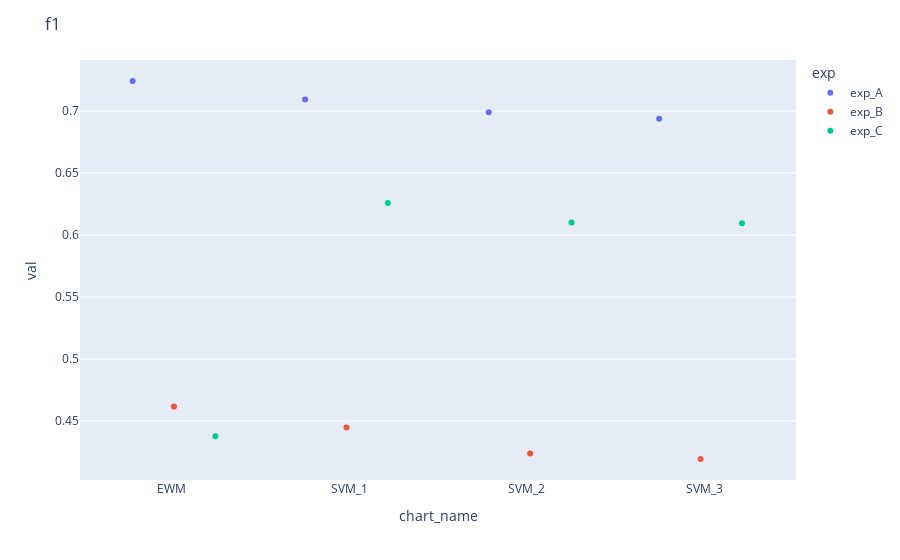
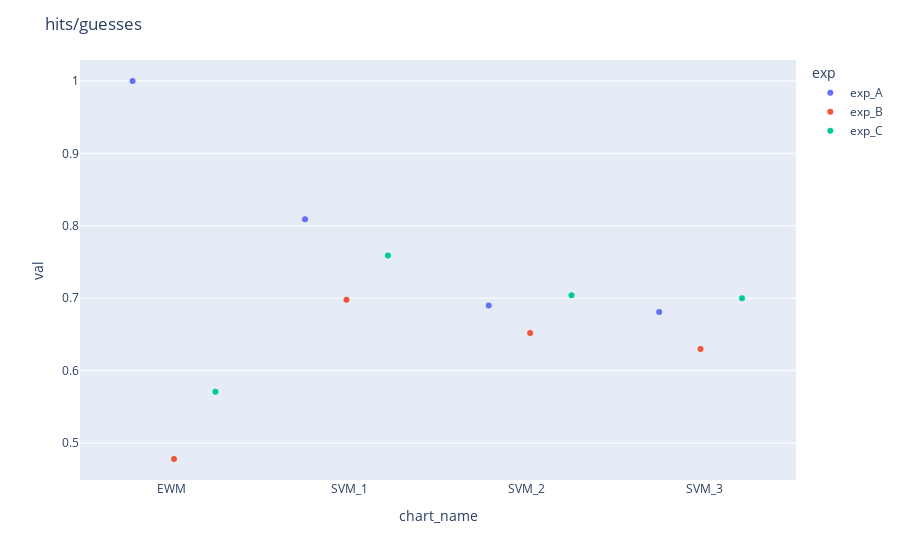
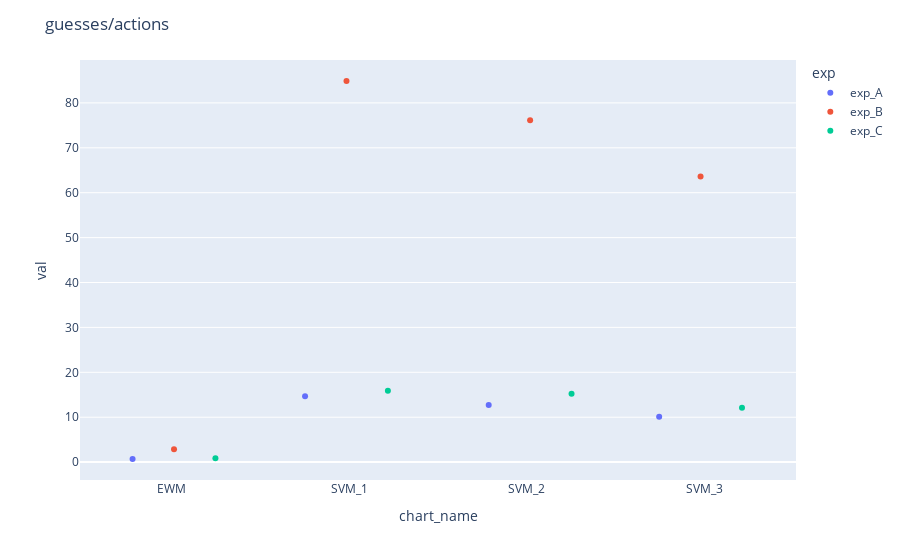
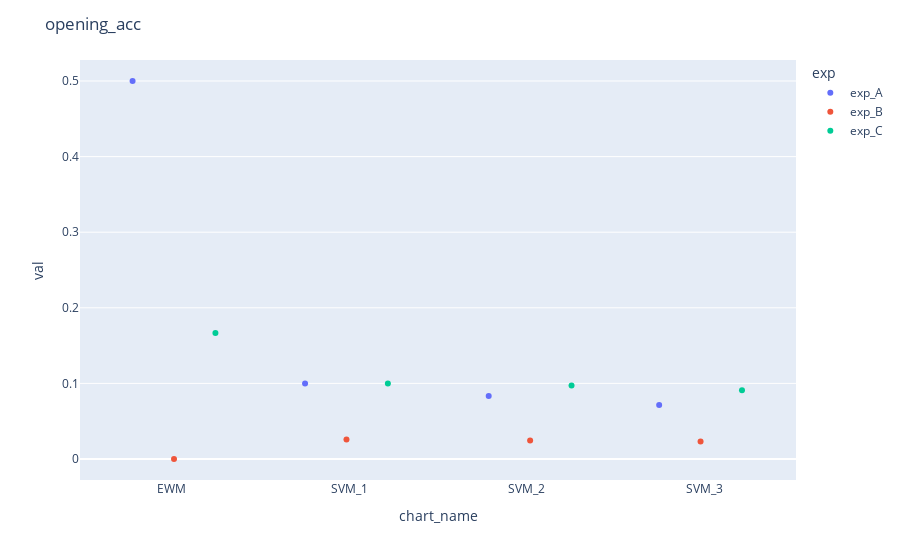

The cell these charts' notebook holds for them, in order:
### Code cell
for k, v in dif_sort_dfs.items():

    fig = px.strip(v, x="chart_name", y="val", color="exp")
    fig.update_layout(title=k)
    fig.show()

### Figure 1 — Plotly figure (JSON) as saved in the notebook; plotly's stock layout.template omitted (floating-point values rounded to 4 significant figures)
{"data": [{"alignmentgroup": "True", "boxpoints": "all", "fillcolor": "rgba(255,255,255,0)", "hoveron": "points", "hovertemplate": "exp=exp_A<br>chart_name=%{x}<br>val=%{y}<extra></extra>", "legendgroup": "exp_A", "line": {"color": "rgba(255,255,255,0)"}, "marker": {"color": "#636efa"}, "name": "exp_A", "offsetgroup": "exp_A", "orientation": "v", "pointpos": 0, "showlegend": true, "type": "box", "x": ["EWM", "SVM_1", "SVM_2", "SVM_3"], "x0": " ", "xaxis": "x", "y": [0.7242, 0.7094, 0.699, 0.6937], "y0": " ", "yaxis": "y"}, {"alignmentgroup": "True", "boxpoints": "all", "fillcolor": "rgba(255,255,255,0)", "hoveron": "points", "hovertemplate": "exp=exp_B<br>chart_name=%{x}<br>val=%{y}<extra></extra>", "legendgroup": "exp_B", "line": {"color": "rgba(255,255,255,0)"}, "marker": {"color": "#EF553B"}, "name": "exp_B", "offsetgroup": "exp_B", "orientation": "v", "pointpos": 0, "showlegend": true, "type": "box", "x": ["EWM", "SVM_1", "SVM_2", "SVM_3"], "x0": " ", "xaxis": "x", "y": [0.4617, 0.4448, 0.4238, 0.4194], "y0": " ", "yaxis": "y"}, {"alignmentgroup": "True", "boxpoints": "all", "fillcolor": "rgba(255,255,255,0)", "hoveron": "points", "hovertemplate": "exp=exp_C<br>chart_name=%{x}<br>val=%{y}<extra></extra>", "legendgroup": "exp_C", "line": {"color": "rgba(255,255,255,0)"}, "marker": {"color": "#00cc96"}, "name": "exp_C", "offsetgroup": "exp_C", "orientation": "v", "pointpos": 0, "showlegend": true, "type": "box", "x": ["EWM", "SVM_1", "SVM_2", "SVM_3"], "x0": " ", "xaxis": "x", "y": [0.4378, 0.6258, 0.6101, 0.6095], "y0": " ", "yaxis": "y"}], "layout": {"boxmode": "group", "legend": {"title": {"text": "exp"}, "tracegroupgap": 0}, "margin": {"t": 60}, "title": {"text": "f1"}, "xaxis": {"anchor": "y", "domain": [0, 1], "title": {"text": "chart_name"}}, "yaxis": {"anchor": "x", "domain": [0, 1], "title": {"text": "val"}}}}

### Figure 2 — Plotly figure (JSON) as saved in the notebook; plotly's stock layout.template omitted (floating-point values rounded to 4 significant figures)
{"data": [{"alignmentgroup": "True", "boxpoints": "all", "fillcolor": "rgba(255,255,255,0)", "hoveron": "points", "hovertemplate": "exp=exp_A<br>chart_name=%{x}<br>val=%{y}<extra></extra>", "legendgroup": "exp_A", "line": {"color": "rgba(255,255,255,0)"}, "marker": {"color": "#636efa"}, "name": "exp_A", "offsetgroup": "exp_A", "orientation": "v", "pointpos": 0, "showlegend": true, "type": "box", "x": ["EWM", "SVM_1", "SVM_2", "SVM_3"], "x0": " ", "xaxis": "x", "y": [1, 0.809, 0.69, 0.681], "y0": " ", "yaxis": "y"}, {"alignmentgroup": "True", "boxpoints": "all", "fillcolor": "rgba(255,255,255,0)", "hoveron": "points", "hovertemplate": "exp=exp_B<br>chart_name=%{x}<br>val=%{y}<extra></extra>", "legendgroup": "exp_B", "line": {"color": "rgba(255,255,255,0)"}, "marker": {"color": "#EF553B"}, "name": "exp_B", "offsetgroup": "exp_B", "orientation": "v", "pointpos": 0, "showlegend": true, "type": "box", "x": ["EWM", "SVM_1", "SVM_2", "SVM_3"], "x0": " ", "xaxis": "x", "y": [0.478, 0.698, 0.652, 0.63], "y0": " ", "yaxis": "y"}, {"alignmentgroup": "True", "boxpoints": "all", "fillcolor": "rgba(255,255,255,0)", "hoveron": "points", "hovertemplate": "exp=exp_C<br>chart_name=%{x}<br>val=%{y}<extra></extra>", "legendgroup": "exp_C", "line": {"color": "rgba(255,255,255,0)"}, "marker": {"color": "#00cc96"}, "name": "exp_C", "offsetgroup": "exp_C", "orientation": "v", "pointpos": 0, "showlegend": true, "type": "box", "x": ["EWM", "SVM_1", "SVM_2", "SVM_3"], "x0": " ", "xaxis": "x", "y": [0.571, 0.759, 0.704, 0.7], "y0": " ", "yaxis": "y"}], "layout": {"boxmode": "group", "legend": {"title": {"text": "exp"}, "tracegroupgap": 0}, "margin": {"t": 60}, "title": {"text": "hits/guesses"}, "xaxis": {"anchor": "y", "domain": [0, 1], "title": {"text": "chart_name"}}, "yaxis": {"anchor": "x", "domain": [0, 1], "title": {"text": "val"}}}}

### Figure 3 — Plotly figure (JSON) as saved in the notebook; plotly's stock layout.template omitted (floating-point values rounded to 4 significant figures)
{"data": [{"alignmentgroup": "True", "boxpoints": "all", "fillcolor": "rgba(255,255,255,0)", "hoveron": "points", "hovertemplate": "exp=exp_A<br>chart_name=%{x}<br>val=%{y}<extra></extra>", "legendgroup": "exp_A", "line": {"color": "rgba(255,255,255,0)"}, "marker": {"color": "#636efa"}, "name": "exp_A", "offsetgroup": "exp_A", "orientation": "v", "pointpos": 0, "showlegend": true, "type": "box", "x": ["EWM", "SVM_1", "SVM_2", "SVM_3"], "x0": " ", "xaxis": "x", "y": [0.692, 14.69, 12.69, 10.08], "y0": " ", "yaxis": "y"}, {"alignmentgroup": "True", "boxpoints": "all", "fillcolor": "rgba(255,255,255,0)", "hoveron": "points", "hovertemplate": "exp=exp_B<br>chart_name=%{x}<br>val=%{y}<extra></extra>", "legendgroup": "exp_B", "line": {"color": "rgba(255,255,255,0)"}, "marker": {"color": "#EF553B"}, "name": "exp_B", "offsetgroup": "exp_B", "orientation": "v", "pointpos": 0, "showlegend": true, "type": "box", "x": ["EWM", "SVM_1", "SVM_2", "SVM_3"], "x0": " ", "xaxis": "x", "y": [2.875, 84.88, 76.12, 63.62], "y0": " ", "yaxis": "y"}, {"alignmentgroup": "True", "boxpoints": "all", "fillcolor": "rgba(255,255,255,0)", "hoveron": "points", "hovertemplate": "exp=exp_C<br>chart_name=%{x}<br>val=%{y}<extra></extra>", "legendgroup": "exp_C", "line": {"color": "rgba(255,255,255,0)"}, "marker": {"color": "#00cc96"}, "name": "exp_C", "offsetgroup": "exp_C", "orientation": "v", "pointpos": 0, "showlegend": true, "type": "box", "x": ["EWM", "SVM_1", "SVM_2", "SVM_3"], "x0": " ", "xaxis": "x", "y": [0.875, 15.88, 15.25, 12.12], "y0": " ", "yaxis": "y"}], "layout": {"boxmode": "group", "legend": {"title": {"text": "exp"}, "tracegroupgap": 0}, "margin": {"t": 60}, "title": {"text": "guesses/actions"}, "xaxis": {"anchor": "y", "domain": [0, 1], "title": {"text": "chart_name"}}, "yaxis": {"anchor": "x", "domain": [0, 1], "title": {"text": "val"}}}}

### Figure 4 — Plotly figure (JSON) as saved in the notebook; plotly's stock layout.template omitted (floating-point values rounded to 4 significant figures)
{"data": [{"alignmentgroup": "True", "boxpoints": "all", "fillcolor": "rgba(255,255,255,0)", "hoveron": "points", "hovertemplate": "exp=exp_A<br>chart_name=%{x}<br>val=%{y}<extra></extra>", "legendgroup": "exp_A", "line": {"color": "rgba(255,255,255,0)"}, "marker": {"color": "#636efa"}, "name": "exp_A", "offsetgroup": "exp_A", "orientation": "v", "pointpos": 0, "showlegend": true, "type": "box", "x": ["EWM", "SVM_1", "SVM_2", "SVM_3"], "x0": " ", "xaxis": "x", "y": [0.5, 0.1, 0.08333, 0.07143], "y0": " ", "yaxis": "y"}, {"alignmentgroup": "True", "boxpoints": "all", "fillcolor": "rgba(255,255,255,0)", "hoveron": "points", "hovertemplate": "exp=exp_B<br>chart_name=%{x}<br>val=%{y}<extra></extra>", "legendgroup": "exp_B", "line": {"color": "rgba(255,255,255,0)"}, "marker": {"color": "#EF553B"}, "name": "exp_B", "offsetgroup": "exp_B", "orientation": "v", "pointpos": 0, "showlegend": true, "type": "box", "x": ["EWM", "SVM_1", "SVM_2", "SVM_3"], "x0": " ", "xaxis": "x", "y": [0, 0.02564, 0.02439, 0.02326], "y0": " ", "yaxis": "y"}, {"alignmentgroup": "True", "boxpoints": "all", "fillcolor": "rgba(255,255,255,0)", "hoveron": "points", "hovertemplate": "exp=exp_C<br>chart_name=%{x}<br>val=%{y}<extra></extra>", "legendgroup": "exp_C", "line": {"color": "rgba(255,255,255,0)"}, "marker": {"color": "#00cc96"}, "name": "exp_C", "offsetgroup": "exp_C", "orientation": "v", "pointpos": 0, "showlegend": true, "type": "box", "x": ["EWM", "SVM_1", "SVM_2", "SVM_3"], "x0": " ", "xaxis": "x", "y": [0.1667, 0.1, 0.09714, 0.09091], "y0": " ", "yaxis": "y"}], "layout": {"boxmode": "group", "legend": {"title": {"text": "exp"}, "tracegroupgap": 0}, "margin": {"t": 60}, "title": {"text": "opening_acc"}, "xaxis": {"anchor": "y", "domain": [0, 1], "title": {"text": "chart_name"}}, "yaxis": {"anchor": "x", "domain": [0, 1], "title": {"text": "val"}}}}
